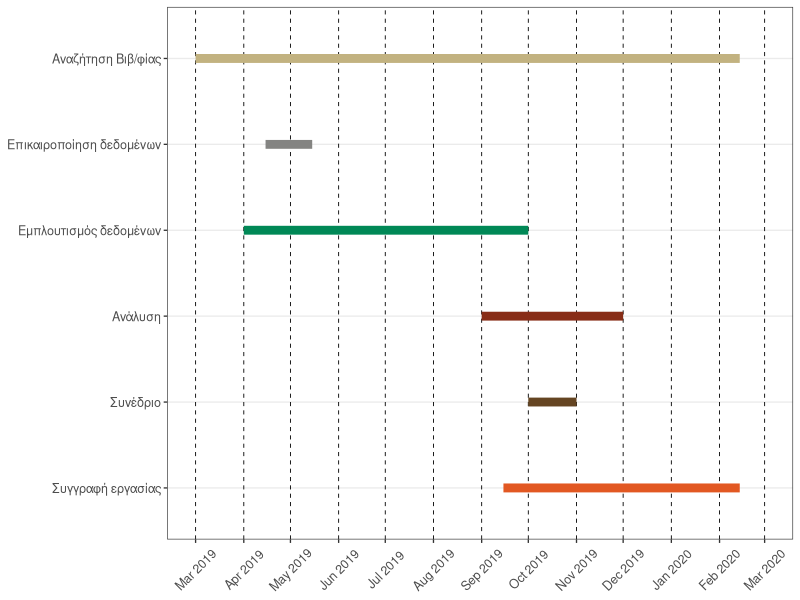
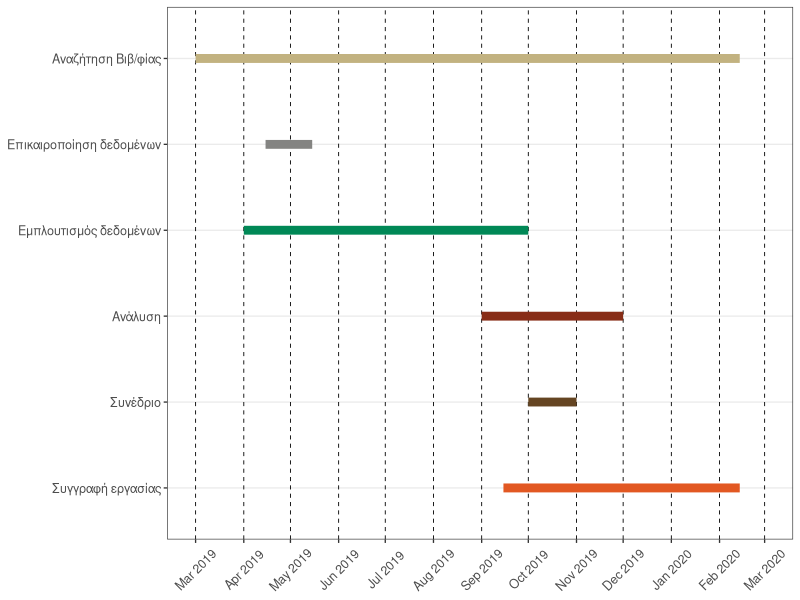

The R script that drew these images, in order: (Note: this script raises an error after producing the figures.)
## ---- chunk 1
library(reshape2)
library(ggplot2)
library(ggthemes)
library(RColorBrewer)

custom_colors <- c('#66C2A5','#FC8D62','#8DA0CB','#E78AC3','#A6D854','#FFD92F','#E5C494')
custom2 <- c('#8dd3c7','#ffffb3','#bebada','#fb8072','#80b1d3','#fdb462','#b3de69')
shiny_custom = c("#1D72F5","#DF0101","#77CE61", "#FF9326","#A945FF","#0089B2","#B26314","#FFA6B2","#BFF217","#60D5FD","#CC1577","#F2B950",
                 "#7FB21D","#EC496F","#326397","#027368","#A4A4A4","#610B5E")
wong_c = c("#E69F00","#000000","#56B4E9","#009E73","#006699","#D55E00","#CC79A7","#F0E442")
oceanfive_c = c("#00A0B0", "#6A4A3C", "#CC333F", "#EB6841", "#EDC951","#8B658A","#396D35")
strong = c("#11A4C8","#1D4F9F","#2A2771","#396D35",
           "#B62025","#8C2A1C","#808080")
kelly <- c("#C2B280","#848482","#008856",
           "#882D17", "#654522","#E25822","#2B3D26")
kelly2 <- c("#1D4F9F","#848482","#008856",
           "#882D17", "#654522","#E25822","#2B3D26")

task1 <- c("Αναζήτηση Βιβ/φίας", "2019-03-01", "2020-02-14", "a")
task2 <- c('Επικαιροποίηση δεδομένων', '2019-04-15', '2019-05-15', "b")
task3 <- c('Εμπλουτισμός δεδομένων', '2019-04-01', '2019-10-01', "c")
task4 <- c('Ανάλυση', '2019-09-01', '2019-12-01', "d")
task5 <- c('Συνέδριο', '2019-10-01', '2019-11-01', "e")
task6 <- c('Συγγραφή εργασίας', "2019-09-15", "2020-02-14", "f")
# task7 <- c("Συγγραφή εργασίας", "2019-02-01", "2020-02-01", "g")

df <- as.data.frame(rbind(task6, task5, task4, task3, task2, task1))
names(df) <- c('task', 'start', 'end', 'color')
df$task <- factor(df$task, levels = df$task)
df$start <- as.Date(df$start)
df$end <- as.Date(df$end)
df_melted <- melt(df, measure.vars = c('start', 'end'))

# starting date to begin plot
start_date <- as.Date('2019-03-01')
end_date <- as.Date('2020-03-01')
 
p <- ggplot(df_melted, aes(value, task, colour=color)) + 
  geom_line(size = 3) +
  labs(x = '', y = '' 
       # ,title = 'Gantt chart using ggplot2'
       ) +
  theme_bw(base_size = 10) +
  theme(plot.title = element_text(hjust = 0.5),
        panel.grid.major.x = element_line(colour="black", linetype = "dashed", size = 0.3),
        # panel.grid.major = element_blank(),
        panel.grid.minor = element_blank(),
        axis.text.x = element_text(angle = 0)) +
  scale_x_date(date_labels = "%b %Y", limits = c(start_date, end_date), date_breaks = '1 month',)



final <- p + theme(axis.text.x = element_text(size = 09, angle = 45, vjust = 0.5), 
             axis.text.y = element_text(size = 09)) +labs(x = NULL, y = NULL) +
             scale_color_manual(values = kelly) +
             theme(legend.position = "none")

 final

ggsave(filename = "gannt.png", dpi = 300)

knitr::include_graphics(path="gannt.png")

# see ?strptime if you want your date in a different format
# see http://docs.ggplot2.org/current/scale_date.html if you want to adjust the x-axis

